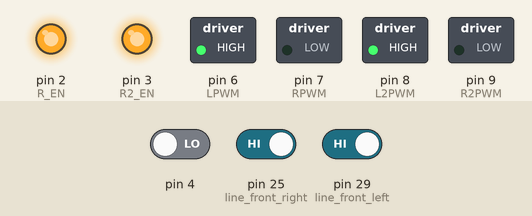
A sketch run on a simulated Arduino Mega 2560, built with avr-gcc and run on an emulated ATmega2560. Shown: switched loads named in the sketch (green lamp = pin HIGH), output pins drawn as LEDs (lit = HIGH). Inputs (shaded band) come from the test bench; at power-on: pin 4 LOW, pin 29 (line_front_left) HIGH, pin 25 (line_front_right) HIGH.

Above: at 5.1 s.
5.2 s: pin 4 driven HIGH and pin 29 (line_front_left) driven LOW
At 6.4 s:
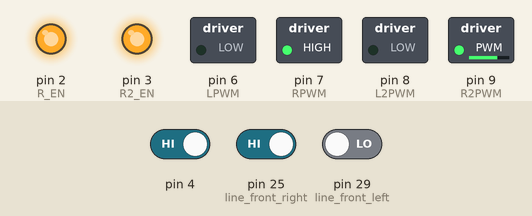
6.7 s: pin 25 (line_front_right) driven LOW
At 7.5 s:
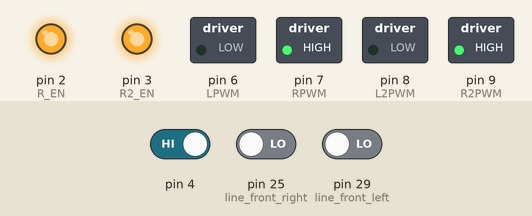
8.2 s: pin 25 (line_front_right) driven HIGH
At 8.6 s:
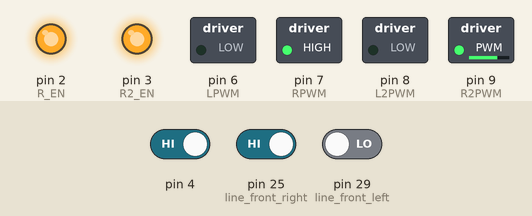
9.7 s: pin 4 driven LOW
At 10.9 s:
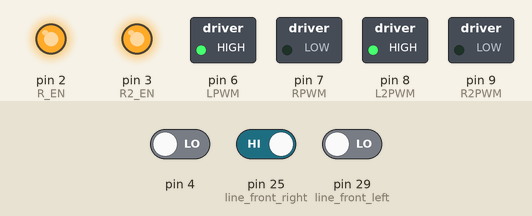
11.2 s: pin 4 driven HIGH
At 12.1 s:
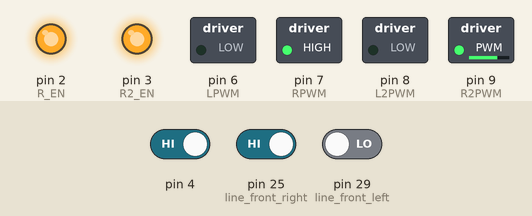
Timing chart, 0 to 13.7 s (numbered marks = the images above; inputs shaded):
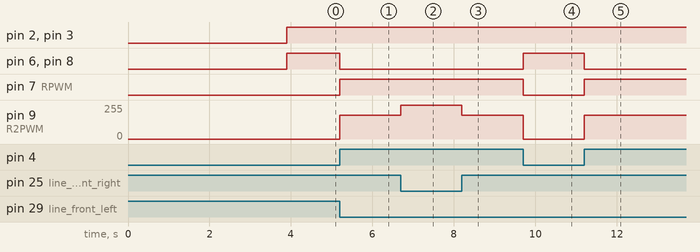

Measured:
- after the input at 5.2 s, pin 6 (LPWM), pin 8 (L2PWM): HIGH → LOW at once; pin 7 (RPWM): LOW → HIGH at once; pin 9 (R2PWM): 0/255 → 180/255 at once
- after the input at 6.7 s, pin 9 (R2PWM): 180/255 → 255/255 at once
- after the input at 8.2 s, pin 9 (R2PWM): 255/255 → 180/255 at once
- after the input at 9.7 s, pin 6 (LPWM), pin 8 (L2PWM): LOW → HIGH at once; pin 7 (RPWM): HIGH → LOW at once; pin 9 (R2PWM): 180/255 → 0/255 at once
- after the input at 11.2 s, pin 6 (LPWM), pin 8 (L2PWM): HIGH → LOW at once; pin 7 (RPWM): LOW → HIGH at once; pin 9 (R2PWM): 0/255 → 180/255 at once

The sketch:

Sumo_Robot.ino
```cpp
//right side motors

#define RPWM 7
#define LPWM 6
#define R_EN 2

//left side motors

#define R2PWM 9
#define L2PWM 8
#define R2_EN 3


//infra red sensors
#define ir_right 27

#define ir_left 33

#define ir_front_right 28

#define ir_front_left 31

#define ir_front 30


//line followers sensor
#define line_front_right  25

#define line_front_left 29

#define line_back_right 260

#define line_back_left 141


int detect = 0;
int not_detect = 1;

//strategy pins

       #define  button1  35
       #define  button2  37
       #define  button3  81
       #define  button4  91
       #define  button5  101
       #define  button6  112


void setup() {

Serial.begin(9600); // Serial Iterface Started at 9600 bps baudrate.


  pinMode(R_EN, OUTPUT);
  pinMode(RPWM, OUTPUT);
  pinMode(LPWM, OUTPUT);

  pinMode(R2_EN, OUTPUT);
  pinMode(R2PWM, OUTPUT);
  pinMode(L2PWM, OUTPUT);


pinMode(ir_right, INPUT);
pinMode(ir_left, INPUT);
pinMode(ir_front_right, INPUT);
pinMode(ir_front_left, INPUT);
pinMode(ir_front, INPUT);

pinMode(line_front_right, INPUT);
pinMode(line_front_left, INPUT);
pinMode(line_back_right, INPUT);
pinMode(line_back_left, INPUT);


//Strategy switch
  pinMode(button1,INPUT_PULLUP);
  pinMode(button2,INPUT_PULLUP);
  pinMode(button3,INPUT_PULLUP);
  pinMode(button4,INPUT_PULLUP);
  pinMode(button5,INPUT_PULLUP);
  pinMode(button6,INPUT_PULLUP);
//PIN 52 FOR DELSY


delay(3900); // Delay for 5 Second.


}

void loop() {

searching();
}


/////////////////////////////////////////////////// motors functions /////////////////////////////////////////////////////////////////////////

void forward(int speed){
  /*
  Serial.println("FORWARD =");
  Serial.println(speed);
  */

// when speed=s

//right side
  digitalWrite(R_EN, 1 );
  analogWrite(RPWM, speed);
  analogWrite(LPWM, 0);

//left side
  digitalWrite(R2_EN, 1);
  analogWrite(R2PWM, speed);
  analogWrite(L2PWM, 0);
}

void backward(int speed){
 /* Serial.println("BACKWARD =");
  Serial.println(speed);
  */
// when speed=s

//right side
  digitalWrite(R_EN, 1 );
  analogWrite(RPWM, 0);
  analogWrite(LPWM, speed);

//left side
  digitalWrite(R2_EN, 1);
  analogWrite(R2PWM,0);
  analogWrite(L2PWM, speed);
}

void rotate_r(int rs,int ls){

 digitalWrite(R_EN, 1 );
  analogWrite(RPWM, 0);
  analogWrite(LPWM, rs);

//left side
  digitalWrite(R2_EN, 1);
  analogWrite(R2PWM,ls);
  analogWrite(L2PWM, 0);
}

void rotate_l(int ls,int rs){

//right side
  digitalWrite(R_EN, 1 );
  analogWrite(RPWM, rs);
  analogWrite(LPWM, 0);

//left side
  digitalWrite(R2_EN, 1);
  analogWrite(R2PWM,0);
  analogWrite(L2PWM, ls);

}

void m_left(int s1,int s2){


//right side
  digitalWrite(R_EN, 1 );
  analogWrite(RPWM, s1);
  analogWrite(LPWM, 0);

//left side
  digitalWrite(R2_EN, 1);
  analogWrite(R2PWM,s2);
  analogWrite(L2PWM, 0);


}

void m_right(int s1,int s2){


 digitalWrite(R_EN, 1 );
  analogWrite(RPWM, s1);
  analogWrite(LPWM, 0);

//left side
  digitalWrite(R2_EN, 1);
  analogWrite(R2PWM,s2);
  analogWrite(L2PWM, 0);

}


void brake(){

//right side
  digitalWrite(R_EN, 0 );
  analogWrite(RPWM, 0);
  analogWrite(LPWM, 0);

//left side
  digitalWrite(R2_EN, 0);
  analogWrite(R2PWM, 0);
  analogWrite(L2PWM, 0);


}


//////////////////////////////////////////////////////////////// searching function //////////////////////////////////////////////


void searching(){
while (true) {


// line follower not detect
  if(digitalRead(line_front_right)==0 && digitalRead(line_front_left)==0 && digitalRead(line_back_right)==0 && digitalRead(line_back_left)==0 ){

//ir not detect
  if( digitalRead(ir_front_right)== not_detect && digitalRead(ir_front)== not_detect && digitalRead(ir_front_left)== not_detect && digitalRead(ir_right)== not_detect && digitalRead(ir_left)== not_detect){
   rotate_l(255,255);
    delay(400);
   forward(255);
    delay(200);
   rotate_l(255,255);
    delay(200);

  }

///////////////////////////////////////////////////////////////// front ir ///////////////////////////////////////////////////////////////////////
// 3 ir front detected
  if (digitalRead(ir_front_right)== detect && digitalRead(ir_front)== detect && digitalRead(ir_front_left)== detect && digitalRead(ir_right)== not_detect && digitalRead(ir_left)== not_detect){
    forward(255);
  }

//  ir_front detected
  if (digitalRead(ir_front_right)== not_detect && digitalRead(ir_front)== detect && digitalRead(ir_front_left)== not_detect && digitalRead(ir_right)== not_detect && digitalRead(ir_left)== not_detect ){
    forward(255);
  }
////////////////////////////////////////////////////////////////// right ir /////////////////////////////////////////////////////////////

// right ir side detected
  if( digitalRead(ir_right)== detect && digitalRead(ir_front_right)== detect  && digitalRead(ir_front)== not_detect  && digitalRead(ir_front_left)== not_detect && digitalRead(ir_left)== not_detect){
    rotate_r(180,180);
  }

// wide_right_detect
  if(digitalRead(ir_right)== detect && digitalRead(ir_front_right)== not_detect && digitalRead(ir_front)== not_detect  && digitalRead(ir_front_left)== not_detect && digitalRead(ir_left)== not_detect){
    m_right(180,255);
  }

// front_right_detect
  if(digitalRead(ir_right)== not_detect && digitalRead(ir_front_right)== detect && digitalRead(ir_front)== detect  && digitalRead(ir_front_left)== not_detect && digitalRead(ir_left)== not_detect){
    forward(255);
  }

// narrow_right_detect
  if( digitalRead(ir_right)== not_detect && digitalRead(ir_front_right)== detect  && digitalRead(ir_front)== not_detect  && digitalRead(ir_front_left)== not_detect && digitalRead(ir_left)== not_detect){
    rotate_r(180,180);

  }

 //////////////////////////////////////////////// left ir //////////////////////////////////////////////////////////////////////


// ir left detect
  if( digitalRead(ir_right)== not_detect && digitalRead(ir_front_right)== not_detect  && digitalRead(ir_front)== not_detect  && digitalRead(ir_front_left)== detect && digitalRead(ir_left)== detect){
    rotate_l(180,180);
  }

//wide_leftt_detect
  if(digitalRead(ir_right)== not_detect && digitalRead(ir_front_right)== not_detect && digitalRead(ir_front)== not_detect  && digitalRead(ir_front_left)== not_detect && digitalRead(ir_left)== detect){
    m_left(255,180);
  }

//front_left_detect
  if(digitalRead(ir_right)== not_detect && digitalRead(ir_front_right)== not_detect && digitalRead(ir_front)== detect  && digitalRead(ir_front_left)== detect && digitalRead(ir_left)== not_detect){
    forward(255);
  }

// narrow_left_detect
if( digitalRead(ir_right)== not_detect && digitalRead(ir_front_right)== not_detect  && digitalRead(ir_front)== not_detect  && digitalRead(ir_front_left)== detect && digitalRead(ir_left)== not_detect){
    m_left(255,180);
}else{
    forward(255);
}

}


////////////////////////////////////////////////////////////////// line follower detected /////////////////////////////////////////////////////////////////////////////

// front line follower detect
  else if(digitalRead(line_front_right)==1 && digitalRead(line_front_left)==1 && digitalRead(line_back_right)==0 && digitalRead(line_back_left)==0 ){
   backward(255);
  }

// front right line follower detect
  else  if( digitalRead(line_front_right)==1 && digitalRead(line_front_left)==0 && digitalRead(line_back_right)==0 && digitalRead(line_back_left)==0 ){
    backward(255);
  }

    // front left line follower detect
  else if(digitalRead(line_front_right)==0 && digitalRead(line_front_left)==1 && digitalRead(line_back_right)==0 && digitalRead(line_back_left)==0 ){
    backward(255);
  }

// back line follower detect
  else if( digitalRead(line_front_right)==0 && digitalRead(line_front_left)==0 && digitalRead(line_back_right)==1 && digitalRead(line_back_left)==1 ){
    forward(255);
  }

// back right line follower detect
  else  if( digitalRead(line_front_right)==0 && digitalRead(line_front_left)==0 && digitalRead(line_back_right)==1 && digitalRead(line_back_left)==0 ){
    forward(255);
  }

// back left line follower detect
  else if(digitalRead(line_front_right)==0 && digitalRead(line_front_left)==0 && digitalRead(line_back_right)==0 && digitalRead(line_back_left)==1 ){
    forward(255);
  }

// right side line follower detect
  else if(digitalRead(line_front_right)==1 && digitalRead(line_front_left)==0 && digitalRead(line_back_right)==1 && digitalRead(line_back_left)==0 ){
    m_left(255,180);
  }

// left side line follower detect
  else if(digitalRead(line_front_right)==0 && digitalRead(line_front_left)==1 && digitalRead(line_back_right)==0 && digitalRead(line_back_left)==1 ){
    m_right(180,255);
  }

}

}

///////////////////////////////////////////////////////////// right attack strategy ///////////////////////////////////////////////////////////////////


void Right_Attack(){
while (true) {


if(digitalRead(line_front_right)==0 && digitalRead(line_front_left)==0 && digitalRead(line_back_right)==0 && digitalRead(line_back_left)==0 ){

  forward(230);
  delay(500);
  brake();
  delay(100);
  m_right(190,150);
  delay(500);

  searching();


}


// front line follower detect
else if(digitalRead(line_front_right)==1 && digitalRead(line_front_left)==1 && digitalRead(line_back_right)==0 && digitalRead(line_back_left)==0
){
  backward(200);

}

    // front right line follower detect
  else  if( digitalRead(line_front_right)==1 && digitalRead(line_front_left)==0 && digitalRead(line_back_right)==0 && digitalRead(line_back_left)==0
){
     backward(200);

    }


    // front left line follower detect
   else if(digitalRead(line_front_right)==0 && digitalRead(line_front_left)==1 && digitalRead(line_back_right)==0 && digitalRead(line_back_left)==0
){
       backward(200);

    }


// back line follower detect
else if( digitalRead(line_front_right)==0 && digitalRead(line_front_left)==0 && digitalRead(line_back_right)==1 && digitalRead(line_back_left)==1
){
   forward(252);


}

    // back right line follower detect
   else  if( digitalRead(line_front_right)==0 && digitalRead(line_front_left)==0 && digitalRead(line_back_right)==1 && digitalRead(line_back_left)==0
){
     forward(252);
    }


    // back left line follower detect
   else if(digitalRead(line_front_right)==0 && digitalRead(line_front_left)==0 && digitalRead(line_back_right)==0 && digitalRead(line_back_left)==1
){
   forward(252);

    }
       // right side line follower detect
   else if(digitalRead(line_front_right)==1 && digitalRead(line_front_left)==0 && digitalRead(line_back_right)==1 && digitalRead(line_back_left)==0
){
  m_left(252,180);

    }

    // left side line follower detect
   else if(digitalRead(line_front_right)==0 && digitalRead(line_front_left)==1 && digitalRead(line_back_right)==0 && digitalRead(line_back_left)==1
){
   m_right(180,252);

    }


}

}
```
